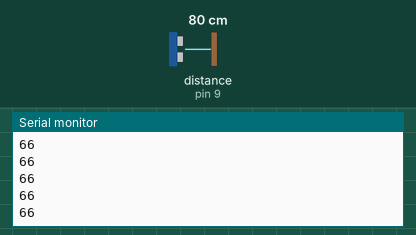
A program run on a simulated Arduino Uno, built with avr-gcc and run on an emulated ATmega328P. Shown: the last lines printed to the serial monitor. Wiring (inferred from the names in the program): ultrasonic range finder: trigger pin 10; echo pin 9. The test bench sets the inputs (shaded band); at power-on: distance to the obstacle (sensor on pin 9) 80 cm. The echo pulse lasts 58.3 µs per cm.

Above: at 1.2 s.
1.3 s: distance to the obstacle (sensor on pin 9) set to 2 cm
At 2.2 s:
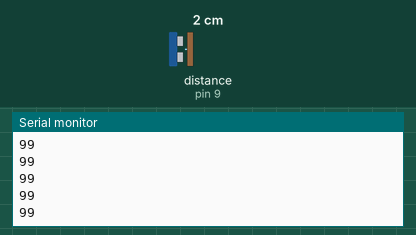
2.8 s: distance to the obstacle (sensor on pin 9) set to 35 cm
At 3.6 s:
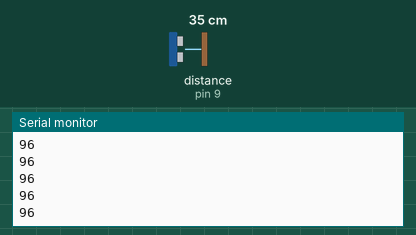
Timing chart, 0 to 5.8 s (numbered marks = the images above; inputs shaded):
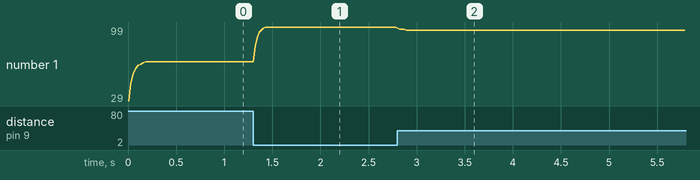

Measured:
- after the input at 1.3 s, the serial monitor: prints a new line at once (image 1)
- after the input at 2.8 s, the serial monitor: prints a new line at once (image 2)
- plotted number 1: 66 → 99 after the input at 1.3 s

The program:

main.cpp
```cpp
#include <Arduino.h>

const int TRIG_PIN = 10;
const int ECHO_PIN = 9;

const float DISTANCIA_MIN = 30.0;
const float DISTANCIA_MAX = 180.0;

float intensidadeSuave = 0;
float intensidadeAlvo = 0;

void setup() {
  Serial.begin(115200);

  pinMode(TRIG_PIN, OUTPUT);
  pinMode(ECHO_PIN, INPUT);
}

void loop() {

  // Ativar sensor
  digitalWrite(TRIG_PIN, LOW);
  delayMicroseconds(2);

  digitalWrite(TRIG_PIN, HIGH);
  delayMicroseconds(10);

  digitalWrite(TRIG_PIN, LOW);

  // Medir distância
  unsigned long tempo = pulseIn(ECHO_PIN, HIGH, 20000);

  if (tempo > 0) {

    float distancia = tempo / 58.0;

    // Converter distância em intensidade
    distancia = constrain(
      distancia,
      DISTANCIA_MIN,
      DISTANCIA_MAX
    );

    // Perto = 100 | Longe = 0
    intensidadeAlvo =
      (DISTANCIA_MAX - distancia) /
      (DISTANCIA_MAX - DISTANCIA_MIN) * 100.0;

  } else {
    intensidadeAlvo = 0;
  }

  // Suavizar alterações
  intensidadeSuave +=
    (intensidadeAlvo - intensidadeSuave) * 0.45;

  Serial.println((int)intensidadeSuave);

  delay(20);
}
```
